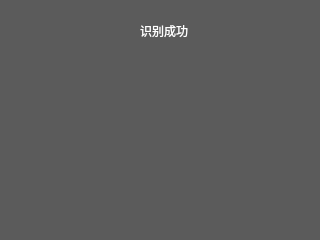
<?xml version="1.0" encoding="UTF-8"?>
<ui version="4.0">
 <class>Recsuccession</class>
 <widget class="QWidget" name="Recsuccession">
  <property name="geometry">
   <rect>
    <x>0</x>
    <y>0</y>
    <width>320</width>
    <height>240</height>
   </rect>
  </property>
  <property name="palette">
   <palette>
    <active>
     <colorrole role="WindowText">
      <brush brushstyle="SolidPattern">
       <color alpha="255">
        <red>255</red>
        <green>255</green>
        <blue>255</blue>
       </color>
      </brush>
     </colorrole>
     <colorrole role="Base">
      <brush brushstyle="SolidPattern">
       <color alpha="255">
        <red>255</red>
        <green>255</green>
        <blue>255</blue>
       </color>
      </brush>
     </colorrole>
     <colorrole role="Window">
      <brush brushstyle="SolidPattern">
       <color alpha="255">
        <red>91</red>
        <green>91</green>
        <blue>91</blue>
       </color>
      </brush>
     </colorrole>
    </active>
    <inactive>
     <colorrole role="WindowText">
      <brush brushstyle="SolidPattern">
       <color alpha="255">
        <red>255</red>
        <green>255</green>
        <blue>255</blue>
       </color>
      </brush>
     </colorrole>
     <colorrole role="Base">
      <brush brushstyle="SolidPattern">
       <color alpha="255">
        <red>255</red>
        <green>255</green>
        <blue>255</blue>
       </color>
      </brush>
     </colorrole>
     <colorrole role="Window">
      <brush brushstyle="SolidPattern">
       <color alpha="255">
        <red>91</red>
        <green>91</green>
        <blue>91</blue>
       </color>
      </brush>
     </colorrole>
    </inactive>
    <disabled>
     <colorrole role="WindowText">
      <brush brushstyle="SolidPattern">
       <color alpha="255">
        <red>120</red>
        <green>120</green>
        <blue>120</blue>
       </color>
      </brush>
     </colorrole>
     <colorrole role="Base">
      <brush brushstyle="SolidPattern">
       <color alpha="255">
        <red>91</red>
        <green>91</green>
        <blue>91</blue>
       </color>
      </brush>
     </colorrole>
     <colorrole role="Window">
      <brush brushstyle="SolidPattern">
       <color alpha="255">
        <red>91</red>
        <green>91</green>
        <blue>91</blue>
       </color>
      </brush>
     </colorrole>
    </disabled>
   </palette>
  </property>
  <property name="windowTitle">
   <string>Form</string>
  </property>
  <widget class="QLabel" name="imagelabel">
   <property name="geometry">
    <rect>
     <x>0</x>
     <y>0</y>
     <width>131</width>
     <height>141</height>
    </rect>
   </property>
   <property name="text">
    <string/>
   </property>
  </widget>
  <widget class="QLabel" name="namelabel">
   <property name="geometry">
    <rect>
     <x>140</x>
     <y>40</y>
     <width>111</width>
     <height>41</height>
    </rect>
   </property>
   <property name="text">
    <string/>
   </property>
  </widget>
  <widget class="QLabel" name="label">
   <property name="geometry">
    <rect>
     <x>140</x>
     <y>20</y>
     <width>121</width>
     <height>21</height>
    </rect>
   </property>
   <property name="text">
    <string>识别成功</string>
   </property>
  </widget>
  <widget class="QLabel" name="mytimelabel">
   <property name="geometry">
    <rect>
     <x>140</x>
     <y>80</y>
     <width>121</width>
     <height>31</height>
    </rect>
   </property>
   <property name="text">
    <string/>
   </property>
  </widget>
  <widget class="QLabel" name="label_2">
   <property name="geometry">
    <rect>
     <x>150</x>
     <y>140</y>
     <width>81</width>
     <height>71</height>
    </rect>
   </property>
   <property name="text">
    <string/>
   </property>
  </widget>
 </widget>
 <resources/>
 <connections/>
</ui>
